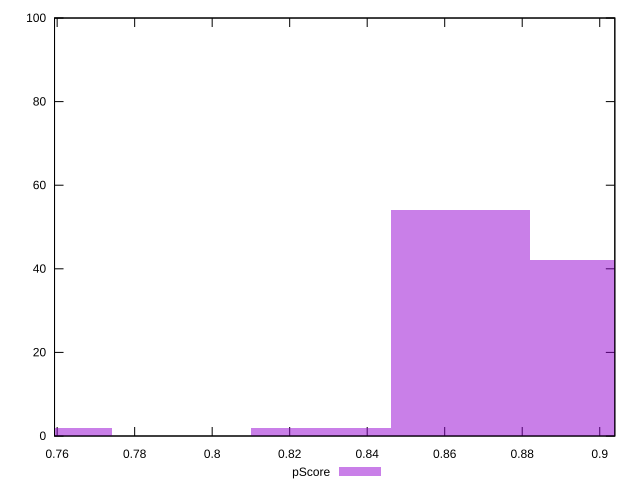

Source code (gnuplot):
reset

$pScore <<EOF
0.7561140776768562 2
0.8641303744878357 54
0.9001358067581622 42
0.8281249422175092 2
EOF

set key outside below
set boxwidth 0.03600543227032649
set xrange [0.7593252096539336:0.9038948316099461]
set yrange [0:100]
set trange [0:100]
set style fill transparent solid 0.5 noborder
set terminal svg size 640, 490 enhanced background rgb 'white'
set output "report_00017_2021-02-10T15-08-03.406Z/first-contentful-paint/samples/pages/pScore/histogram.svg"

plot $pScore title "pScore" with boxes

reset
